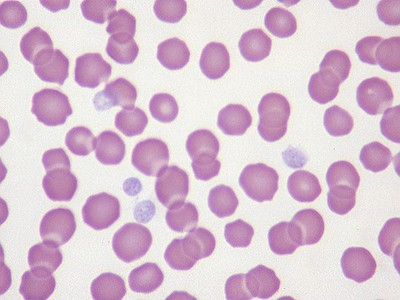
%> input picture K8.jpg, 400 x 300 px
$ octave tes.m   (GNU Octave 9; MATLAB toolbox functions it lacks are replaced by stand-ins)
%> lines starting %> are read from the running program, lines starting %| are printed output that depends on the picture; in (x1, y1, x2, y2) boxes, pixels count from 0 and x2, y2 are one past the last pixel; in counts of white or black regions, pixels touching at a corner belong together; the program's own positions count from 1
A = imread('K8.jpg'); %read file
%> A is the input picture: size 300x400x3 uint8; mean R, G, B 217.7, 194.5, 210.6
B = rgb2gray(A);
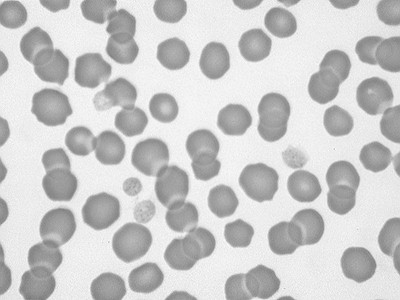
%> B: size 300x400 uint8; min 121, max 254, mean 203.3
[baris, kolom] = size(B);
%> baris = 300; kolom = 400
figure, imshow(B)
%----otsu----
level = graythresh(B)*256; %% batas warna
%> level = 196.8
level_otsu = zeros(baris, kolom);
for i = 1:baris
    for j = 1:kolom
        if B(i,j) < level
            level_otsu(i,j) = 1;
        end
    end
end
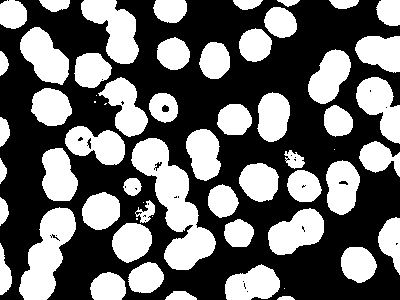
%> level_otsu: size 300x400 double; values 0 (black) and 1 (white), 41.5% white; 60 white regions (8 under 20 px), largest, box (x1, y1, x2, y2) and area: (131, 138, 216, 270) 4429, (19, 207, 76, 300) 2853, (81, 0, 139, 64) 2076
figure, imshow(level_otsu), title('Otsu')
%=========== imfill ========%
citraFill = imfill(level_otsu,'holes');
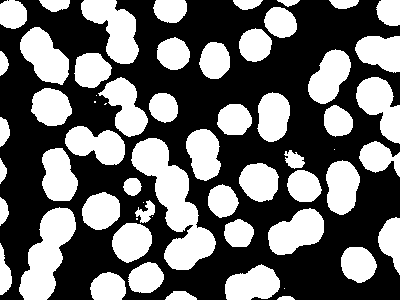
%> citraFill: size 300x400 double; values 0 (black) and 1 (white), 41.7% white; 60 white regions (8 under 20 px), largest, box (x1, y1, x2, y2) and area: (131, 138, 216, 270) 4464, (19, 207, 76, 300) 2872, (81, 0, 139, 64) 2076
figure, imshow(citraFill);

$ run again, with K10.jpg copied over K8.jpg
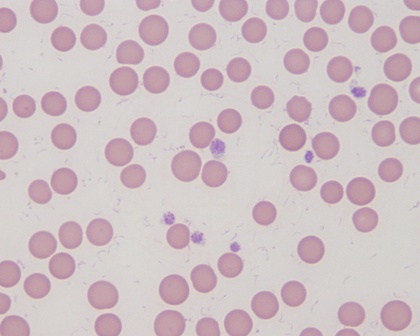
%> input picture K10.jpg, 420 x 336 px, shrunk from 1000 x 800 before the run
%> A is the input picture: size 336x420x3 uint8; mean R, G, B 207, 191.5, 195.7
%> `B = rgb2gray(A);`:
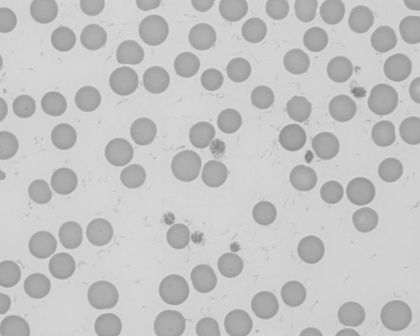
%> B: size 336x420 uint8; min 122, max 221, mean 196.6
%> level = 188.7
%> after the loop `for i = 1:baris`:
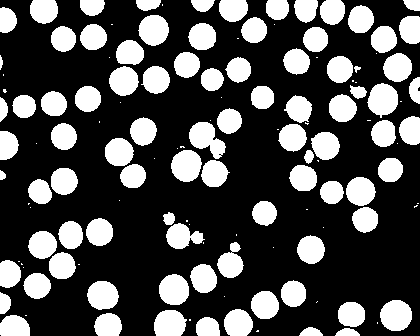
%> level_otsu: size 336x420 double; values 0 (black) and 1 (white), 30.8% white; 135 white regions (47 under 20 px), largest, box (x1, y1, x2, y2) and area: (380, 300, 412, 331) 788, (189, 122, 226, 159) 784, (367, 83, 398, 118) 775
%> citraFill: size 336x420 double; values 0 (black) and 1 (white), 30.8% white; 135 white regions (47 under 20 px), largest, box (x1, y1, x2, y2) and area: (380, 300, 412, 331) 788, (189, 122, 226, 159) 786, (367, 83, 398, 118) 775
